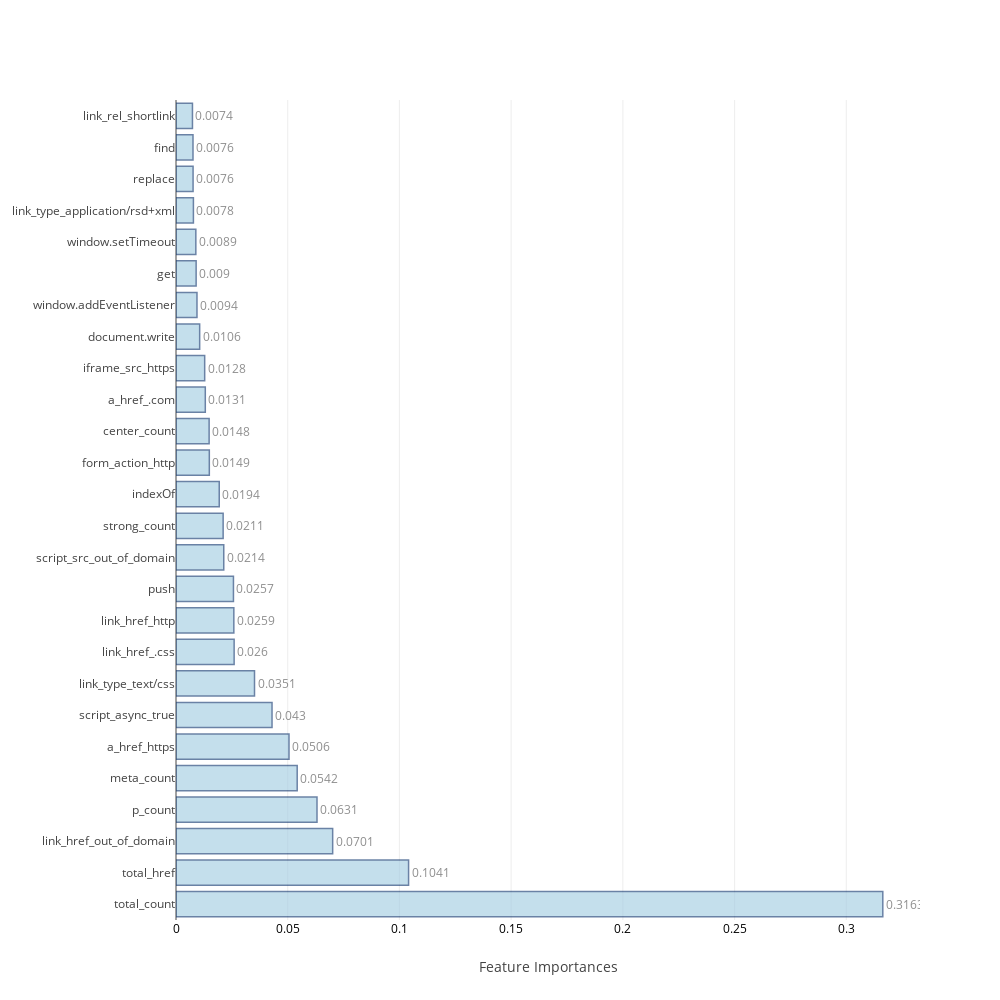

The notebook cell saved with this chart:
### Markdown cell above
### <a id='1.B' style="text-decoration : none; color : #000000;"> B. Average Feature Importances</a>

### Code cell
feat_impt_plot(np.average(feat_imp,axis=0),columns)

### Figure 1 — Plotly figure (JSON) as saved in the notebook; plotly's stock layout.template omitted (floating-point values rounded to 4 significant figures)
{"data": [{"marker": {"color": "rgb(158,202,225)", "line": {"color": "rgb(8,48,107)", "width": 1.5}}, "opacity": 0.6, "orientation": "h", "text": [0.3163, 0.1041, 0.0701, 0.0631, 0.0542, 0.0506, 0.043, 0.0351, 0.026, 0.0259, 0.0257, 0.0214, 0.0211, 0.0194, 0.0149, 0.0148, 0.0131, 0.0128, 0.0106, 0.0094, 0.009, 0.0089, 0.0078, 0.0076, 0.0076, 0.0074], "textposition": "outside", "type": "bar", "uid": "c97a7043-161c-49dd-bb66-74f141983e23", "x": [0.3163, 0.1041, 0.07012, 0.06311, 0.05424, 0.05058, 0.04298, 0.03514, 0.02602, 0.02588, 0.02571, 0.02138, 0.0211, 0.01935, 0.01491, 0.01482, 0.01311, 0.01284, 0.0106, 0.009384, 0.009008, 0.008877, 0.007794, 0.00764, 0.007605, 0.007368], "y": ["total_count", "total_href", "link_href_out_of_domain", "p_count", "meta_count", "a_href_https", "script_async_true", "link_type_text/css", "link_href_.css", "link_href_http", "push", "script_src_out_of_domain", "strong_count", "indexOf", "form_action_http", "center_count", "a_href_.com", "iframe_src_https", "document.write", "window.addEventListener", "get", "window.setTimeout", "link_type_application/rsd+xml", "replace", "find", "link_rel_shortlink"]}], "layout": {"autosize": false, "height": 1000, "width": 1000, "xaxis": {"tickfont": {"color": "black", "size": 12}, "title": "Feature Importances"}, "yaxis": {"automargin": true}}}
